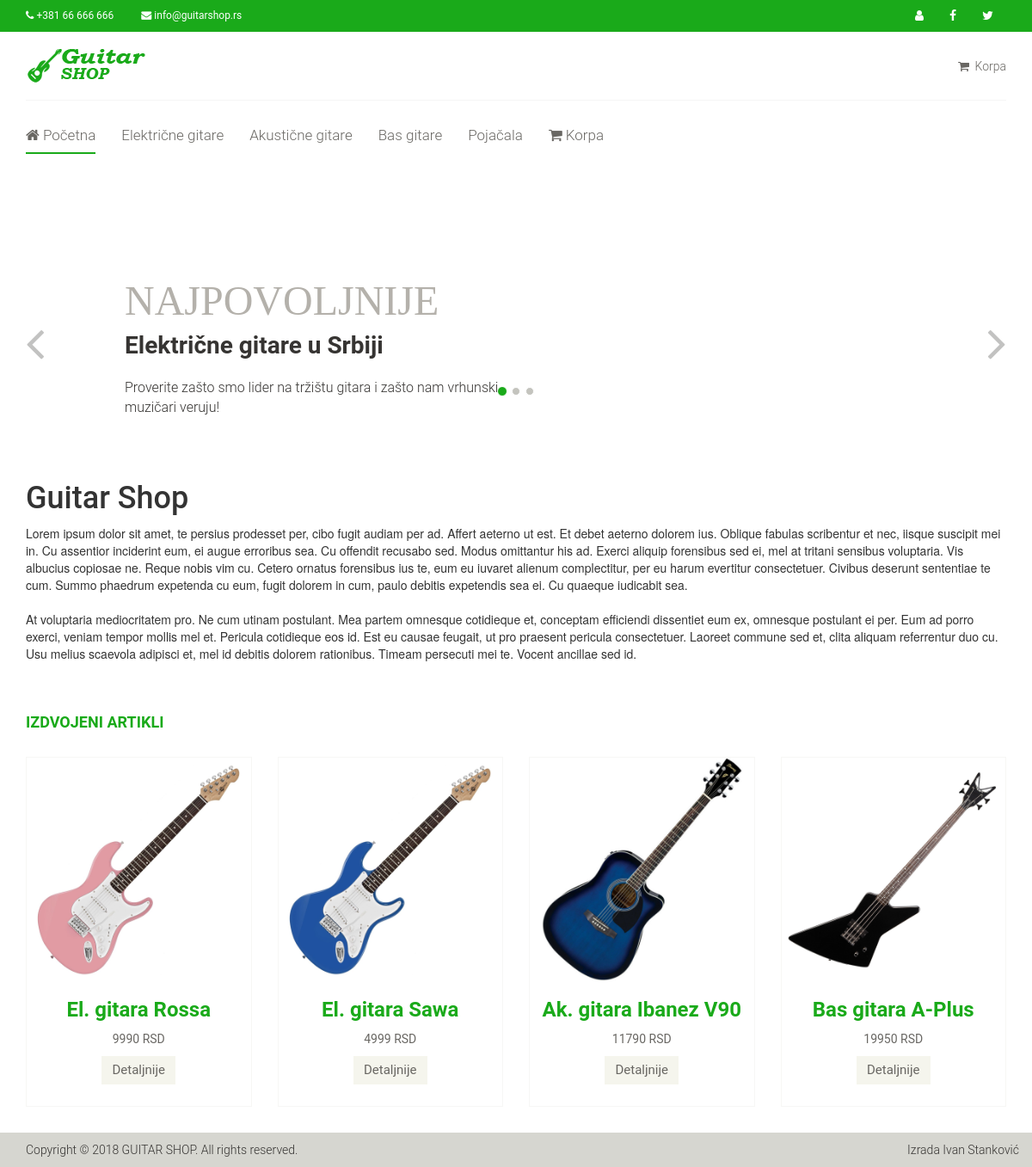
The page / on the database its author committed.
### tables this page shows
CREATE TABLE IF NOT EXISTS `kategorije` (
  `id` int(11) NOT NULL,
  `naziv` varchar(100) NOT NULL,
  `opis` text NOT NULL
);

CREATE TABLE IF NOT EXISTS `artikli` (
  `id` int(11) NOT NULL,
  `kategorija` int(11) NOT NULL,
  `cena` int(11) NOT NULL,
  `naziv` varchar(100) NOT NULL,
  `opis` text NOT NULL,
  `slika` text NOT NULL,
  `istaknuto` int(1) NOT NULL,
  `brisan` int(1) NOT NULL
);

### klase/classBaza.php (called while the page is built, shortened)
<?php
class Baza{
	private $db;
	public function __construct()
	{
		$this->db=@mysqli_connect("localhost", "root", "", "guitarshop");
		mysqli_query($this->db, "SET NAMES UTF8");
		return $this->db;
	}
	public function izvrsiUpit($upit)
	{
		return mysqli_query($this->db, $upit);
	}
	public function procitajRed($rez)
	{
		return mysqli_fetch_object($rez);
	}
}
?>

### poziviKlasa.php (called while the page is built, shortened)
<?php
require_once("klase/classBaza.php");
$db=new Baza();
?>

### strane/pocetna.php (the view, shortened to what this page needs)
<section id="slider">
	<div class="container">
		<div class="row">
			<div class="col-sm-12">
				<div id="slider-carousel" class="carousel slide" data-ride="carousel">
					<ol class="carousel-indicators">
						<li data-target="#slider-carousel" data-slide-to="0" class="active"></li>
						<li data-target="#slider-carousel" data-slide-to="1"></li>
						<li data-target="#slider-carousel" data-slide-to="2"></li>
					</ol>
					<div class="carousel-inner">
						<div class="item active">
							<div class="col-sm-6">
								<h1>NAJPOVOLJNIJE</h1>
								<h2>Električne gitare u Srbiji</h2>
								<p>Proverite zašto smo lider na tržištu gitara i zašto nam vrhunski muzičari veruju! </p>
							</div>
							<div class="col-sm-6">
							</div>
						</div>
					</div>
					<a href="#slider-carousel" class="left control-carousel hidden-xs" data-slide="prev">
						<i class="fa fa-angle-left"></i>
					</a>
					<a href="#slider-carousel" class="right control-carousel hidden-xs" data-slide="next">
						<i class="fa fa-angle-right"></i>
					</a>
				</div>
			</div>
		</div>
	</div>
</section>
<section>
	<div class="container">
		<div class="row">
			<div class="col-sm-12 padding-right">
				<h1 class="title">Guitar Shop</h1>
				<p>
				Lorem ipsum dolor sit amet, te persius prodesset per, cibo fugit audiam per ad. Affert aeterno ut est. Et debet aeterno dolorem ius. Oblique fabulas scribentur et nec, iisque suscipit mei in.
				Cu assentior inciderint eum, ei augue erroribus sea. Cu offendit recusabo sed. Modus omittantur his ad. Exerci aliquip forensibus sed ei, mel at tritani sensibus voluptaria. Vis albucius copiosae ne.
				Reque nobis vim cu. Cetero ornatus forensibus ius te, eum eu iuvaret alienum complectitur, per eu harum evertitur consectetuer. Civibus deserunt sententiae te cum. Summo phaedrum expetenda cu eum, fugit dolorem in cum, paulo debitis expetendis sea ei. Cu quaeque iudicabit sea.
				<br/><br/>
				At voluptaria mediocritatem pro. Ne cum utinam postulant. Mea partem omnesque cotidieque et, conceptam efficiendi dissentiet eum ex, omnesque postulant ei per. Eum ad porro exerci, veniam tempor mollis mel et.
				Pericula cotidieque eos id. Est eu causae feugait, ut pro praesent pericula consectetuer. Laoreet commune sed et, clita aliquam referrentur duo cu. Usu melius scaevola adipisci et, mel id debitis dolorem rationibus. Timeam persecuti mei te. Vocent ancillae sed id.
				</p>
			</div>
		</div>
	</div>
</section>
<section>
	<div class="container">
		<div class="row">
			<br/><br/>
			<div class="col-md-12">
				<h2 class="title">Izdvojeni artikli</h2>
			</div>
			<div class="features_items">
				<?php
				$upit="SELECT * FROM artikli WHERE istaknuto = 1 ORDER BY RAND() LIMIT 4";
				$rez=$db->izvrsiUpit($upit);
				while($red=$db->procitajRed($rez))
				{
					?>
					<div class="col-sm-3">
						<div class="product-image-wrapper">
							<div class="single-products">
								<div class="productinfo text-center">
									<a href="index.php?strana=artikal&id=<?php echo $red->id;?>"><img src="images/shop/<?php echo $red->slika;?>" alt="<?php echo $red->naziv;?>" /></a>
									<h2><?php echo $red->naziv;?></h2>
									<p><?php echo $red->cena;?> RSD</p>
									<a href="index.php?strana=artikal&id=<?php echo $red->id;?>" class="btn btn-default add-to-cart">Detaljnije</a>
								</div>
							</div>
						</div>
					</div>
					<?php
				}
				?>
			</div>
		</div>
	</div>
</section>

### index.php (shortened to what this page needs)
<?php
include("poziviKlasa.php");
?>
<!DOCTYPE html>
<html lang="en">
<head>
    <link href="css/bootstrap.min.css" rel="stylesheet">
    <link rel="stylesheet" href="https://cdnjs.cloudflare.com/ajax/libs/font-awesome/4.7.0/css/font-awesome.min.css">
  	<link href="css/stil.css" rel="stylesheet">
</head>
<body>
	<?php
	include("header.php");
	if($_GET['strana']=="kategorija")
		include("strane/kategorija.php");
	elseif($_GET['strana']=="artikal")
		include("strane/artikal.php");
	elseif($_GET['strana']=="korpa")
		include("strane/korpa.php");
	elseif($_GET['strana']=="poruci")
		include("strane/poruci.php");
	elseif($_GET['strana']=="admin")
		include("strane/admin.php");
	else
		include("strane/pocetna.php");
	?>
	<footer id="footer">
		<div class="footer-bottom">
			<div class="container">
				<div class="row">
					<p class="pull-left">Copyright © 2018 GUITAR SHOP. All rights reserved.</p>
					<p class="pull-right">Izrada Ivan Stanković</p>
				</div>
			</div>
		</div>
	</footer>
</body>
</html>

### header.php (shortened to what this page needs)
<header id="header">
	<div class="header_gore hidden-xs">
		<div class="container">
			<div class="row">
				<div class="col-sm-6">
					<div class="contactinfo">
						<ul class="nav nav-pills">
							<li><a href="#"><i class="fa fa-phone"></i> +381 66 666 666</a></li>
							<li><a href="#"><i class="fa fa-envelope"></i> info@guitarshop.rs</a></li>
						</ul>
					</div>
				</div>
				<div class="col-sm-6">
					<div class="social-icons pull-right">
						<ul class="nav navbar-nav">
							<li><a href="index.php?strana=admin"><i class="fa fa-user"></i></a></li>
							<li><a href="https://www.facebook.com" target="_blank"><i class="fa fa-facebook"></i></a></li>
							<li><a href="https://www.twitter.com"  target="_blank"><i class="fa fa-twitter"></i></a></li>
						</ul>
					</div>
				</div>
			</div>
		</div>
	</div>
	<div class="header-middle">
		<div class="container">
			<div class="row">
				<div class="col-sm-4">
					<div class="logo pull-left">
						<a href="index.php"><img src="images/logo.png" alt="Logo" /></a>
					</div>
				</div>
				<div class="col-sm-8">
					<div class="shop-menu pull-right">
						<ul class="nav navbar-nav">
							<li><a href="index.php?strana=korpa"><i class="fa fa-shopping-cart"></i> Korpa
							</a></li>
						</ul>
					</div>
				</div>
			</div>
		</div>
	</div>
	<div class="header-bottom">
		<div class="container">
			<div class="row">
				<div class="col-sm-12">
					<div class="mainmenu pull-left">
						<ul class="nav navbar-nav collapse navbar-collapse">
							<li><a href="index.php" <?php if($_GET['strana']=="") echo ' class="active"';?>><i class="fa fa-home"></i> Početna</a></li>
							<?php
							$upit="SELECT * FROM kategorije";
							$rez=$db->izvrsiUpit($upit);
							while($red=$db->procitajRed($rez))
							{
								if($_GET['id']==$red->id && $_GET['strana']=="kategorija")
									$active = ' class="active"';
								else
									$active = '';
								echo "<li ><a $active href='index.php?strana=kategorija&id=$red->id'>$red->naziv</a></li>";
							}
							?>
							<li><a href="index.php?strana=korpa" <?php if($_GET['strana']=="korpa") echo ' class="active"';?>><i class="fa fa-shopping-cart"></i> Korpa</a></li>
						</ul>
					</div>
				</div>
			</div>
		</div>
	</div>
</header>

### css/stil.css (style rules this page uses)
ul li { list-style: none; }
a { -webkit-transition: 300ms; -moz-transition: 300ms; -o-transition: 300ms; transition: 300ms; }
h1, h2, h3, h4, h5, h6 { font-family: 'Roboto', sans-serif; }
.header_gore { background: none repeat scroll 0 0 #1aaa1a; }
.header_gore a { color:#fff }
.contactinfo ul li:first-child { margin-left: -15px; }
.contactinfo ul li a { font-size: 12px; color: #fff; font-family: 'Roboto', sans-serif; }
.social-icons ul li a { border: 0 none; border-radius: 0; color: #fff; padding:0px; }
.social-icons ul li { display:inline-block; }
.social-icons ul li a i { padding: 11px 15px; transition: all 0.9s ease 0s; -moz-transition: all 0.9s ease 0s; -webkit-transition: all 0.9s ease 0s; -o-transition: all 0.9s ease 0s; }
.header-middle .container .row { border-bottom: 1px solid #f5f5f5; margin-left: 0; margin-right: 0; padding-bottom: 20px; padding-top: 20px; }
.header-middle .container .row .col-sm-4 { padding-left: 0; }
.header-middle .container .row .col-sm-8 { padding-right:0; }
.shop-menu ul li { display:inline-block; padding-left: 15px; padding-right: 15px; }
.shop-menu ul li:last-child { padding-right: 0; }
.shop-menu ul li a { background: #FFFFFF; color: #696763; font-family: 'Roboto', sans-serif; font-size: 14px; font-weight: 300; padding:0; padding-right: 0; margin-top: 10px; }
.shop-menu ul li a i { margin-right:3px; }
.header-bottom { padding-bottom: 30px; padding-top: 30px; }
.navbar-collapse.collapse { padding-left: 0; }
.mainmenu ul li { padding-right: 15px; padding-left: 15px; }
.mainmenu ul li:first-child { padding-left: 0px; }
.mainmenu ul li a { color: #696763; font-family: 'Roboto', sans-serif; font-size: 17px; font-weight: 300; padding: 0; padding-bottom: 10px; }
.mainmenu ul li a:hover, .mainmenu ul li a.active, .shop-menu ul li a.active { background:none; border-bottom:2px solid #1aaa1a }
#footer { background: #F0F0E9; }
.footer-bottom { background: #D6D6D0; padding-top: 10px; }
.footer-bottom p { color: #363432; font-family: 'Roboto', sans-serif; font-weight: 300; margin-left: 15px; }
#slider { padding-bottom: 45px; }
.carousel-indicators li { background: #C4C4BE; }
.carousel-indicators li.active { background: #1aaa1a; }
.item { padding-left: 100px; }
.item h1 { color: #B4B1AB; font-family: abel; font-size: 48px; margin-top: 115px; }
.item h2 { color: #363432; font-family: 'Roboto', sans-serif; font-size: 28px; font-weight: 700; margin-bottom: 22px; margin-top: 10px; }
.item p { color:#363432; font-size:16px; font-weight:300; font-family: 'Roboto', sans-serif; }
.control-carousel { position: absolute; top: 50%; font-size: 60px; color: #C2C2C1; }
.right { right: 0; }
h2.title { color: #1aaa1a; font-family: 'Roboto', sans-serif; font-size: 18px; font-weight: 700; margin: 10px 0px; text-transform: uppercase; margin-bottom: 30px; position: relative; }
.product-image-wrapper { border:1px solid #F7F7F5; overflow: hidden; margin-bottom:30px; }
.single-products { position: relative; }
.productinfo h2 { color: #1aaa1a; font-family: 'Roboto', sans-serif; font-size: 24px; font-weight: 700; }
.productinfo p { font-family: 'Roboto', sans-serif; font-size: 14px; font-weight: 400; color: #696763; }
.productinfo img { width: 100%; }
.productinfo { position:relative; }
.add-to-cart { background:#F5F5ED; border: 0 none; border-radius: 0; color: #696763; font-family: 'Roboto', sans-serif; font-size: 15px; margin-bottom: 25px; }

### rows shown on the page
kategorije: naziv "Električne gitare"
kategorije: naziv "Akustične gitare"
kategorije: naziv "Bas gitare"
kategorije: naziv "Pojačala"
artikli: slika (picture), naziv "El. gitara Rossa", cena "9990"
artikli: slika (picture), naziv "El. gitara Sawa", cena "4999"
artikli: slika (picture), naziv "Ak. gitara Ibanez V90", cena "11790"
artikli: slika (picture), naziv "Bas gitara A-Plus", cena "19950"
